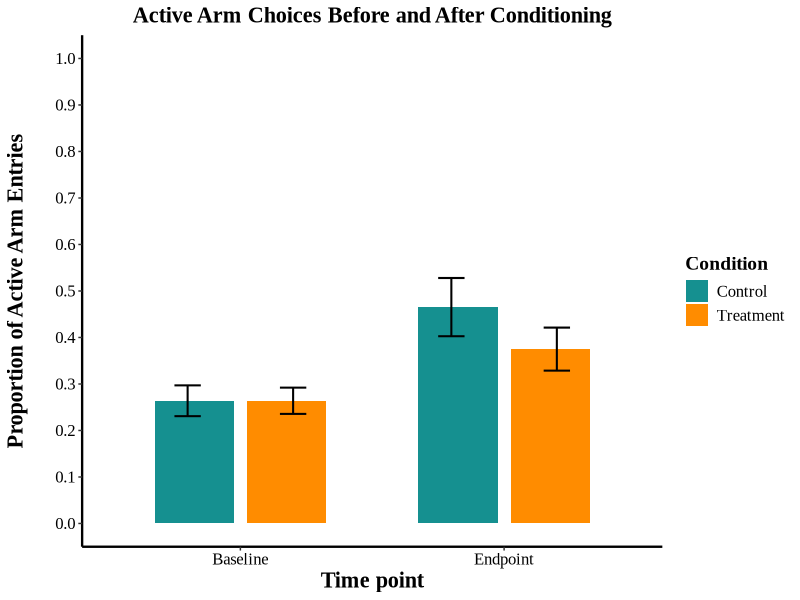

R code for this plot:
library(readr)
library(dplyr)
library(tidyverse)
library(ggsignif)
library(lme4)
library(emmeans)
library(grid)
library(gridExtra)
library(car)
library(ggplot2)
library(readxl)
library(patchwork)

# read in the data
Exp8_full_data <- read_excel("Datasets/Experiment_8_Full_Data.xlsx")


#Creating theme for plots

# Updated theme for regeneration and reinstatement plots
consistant_theme <- function() {
  theme_classic() +
    theme(
      text = element_text(family = "Times New Roman", size = 14),
      axis.title = element_text(size = 16, face = "bold"),
      axis.title.y = element_text(margin = margin(r = 20)),
      axis.text = element_text(size = 12, color = "black"),
      legend.position = "right", # Updated to place legend on right side
      legend.title = element_text(size = 14, face = "bold"),
      legend.text = element_text(size = 12),
      axis.line = element_line(color = "black", linewidth = 0.8),
      panel.grid = element_blank(),
      panel.background = element_rect(fill = "white"),
      panel.border = element_blank(),
      plot.title = element_text(hjust = 0.5, size = 16, face = "bold"),
      # Add facet theming to match the figure
      strip.background = element_rect(fill = "white"),
      strip.text = element_text(size = 14, face = "bold", color = "black")
    )
}

#Restructure data for baseline/endpoint comparison

Exp8_data_long <- Exp8_full_data %>% mutate(across(ends_with("_arm_entries"),
                                               ~as.numeric(as.character(.)))) %>%
  pivot_longer(
    cols = c(baseline_active_arm_entries, endpoint_active_arm_entries),
    names_to = "Time",
    values_to = "ActiveCount"
  ) %>%
  mutate(
    Time = factor(Time,
                  levels = c("baseline_active_arm_entries", "endpoint_active_arm_entries"),
                  labels = c("Baseline", "Endpoint")),
    Subject = factor(Subject),
    Condition = factor(Condition),
    ActiveCount = if_else(!is.na(ActiveCount),
                          as.integer(ActiveCount),
                          NA_integer_)
  ) %>%
  mutate(
    TotalTrials = 6,
    InactiveCount = if_else(!is.na(ActiveCount),
                            TotalTrials - ActiveCount,
                            NA_integer_),
    ActiveArmProportion = if_else(!is.na(ActiveCount),
                                  ActiveCount/ TotalTrials,
                                  NA_real_)
  ) %>% 
  filter(is.na(ActiveCount) | ActiveCount <= TotalTrials)
  

#Basic plot

Exp8_Baseline_endpoint_comparison <- Exp8_data_long %>%
  group_by(Condition, Time) %>%
  summarise(
    mean_proportion = mean(ActiveArmProportion, na.rm = TRUE),
    se = sd(ActiveArmProportion, na.rm = TRUE) / sqrt(n()),
    .groups = "drop"
  ) %>% 
  
  ggplot(aes(x = Time, y = mean_proportion, fill = Condition))+
  geom_bar(stat = "identity", position = position_dodge(0.7), width = 0.6) +
  geom_errorbar(aes(ymin = mean_proportion - se, ymax = mean_proportion + se),
                position = position_dodge(0.8), width = 0.2, linewidth = 0.7) +
  scale_fill_manual(values = c("Treatment" = "#FF8C00", "Control" = "#159090")) +
  labs( 
    title = "Active Arm Choices Before and After Conditioning",
    y = "Proportion of Active Arm Entries",
    x = "Time point",
    fill = "Condition") +
  scale_y_continuous(
    limits = c(0, 1),
    breaks = (seq(0, 1, 0.1)
  )) +
  consistant_theme()


print(Exp8_Baseline_endpoint_comparison)
